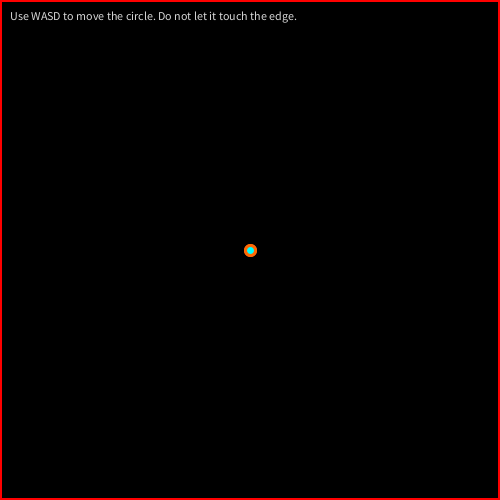
Frame 1 (no input)
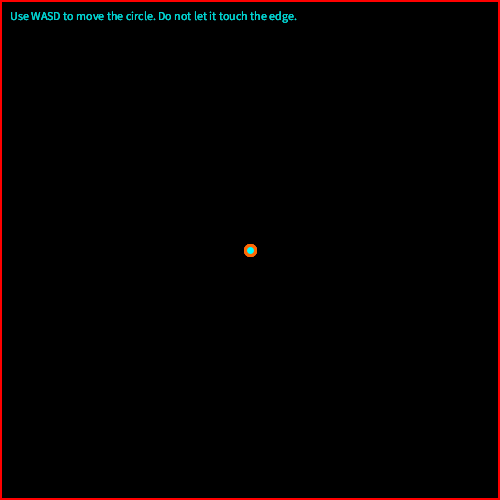
Frame 60 (the mouse pressed at the canvas centre just before this capture)
Frame 120 (the mouse held since frame 60 and released just before this capture): identical to frame 60, image omitted

The Processing sketch that drew these frames (run headless with seeded random() and noise(); from frame 60 on, the mouse is pressed at the canvas centre):

// Processing sketch: processing_70913
// ── processing_70913.pde

//SNAKE, Peter Harrington, CP1 mods 16/17 
int x=250;
int y=250;
void setup()
{
  size(500,500);
  background(0);
  frameRate(20);
}
void draw()
{
  text("Use WASD to move the circle. Do not let it touch the edge.",10,20);
  fill(0,0,0,40);
  stroke(255,0,0);
  strokeWeight(3);
  rect(0,0,499,499);
  stroke(255,104,3);
  fill(0,255,253);
  ellipse(x,y,10,10);
  if(x>0 && x<500 && y>0 && y<500)
  {
    Controls();
  }
}

void Controls()
{
  if (key=='w')
  {
    ellipse(x,y,10,10);
    y=y-10;
  }
  if (key=='s')
  {
    ellipse(x,y,10,10);
    y=y+10;
  }
  if (key=='a')
  {
    ellipse(x,y,10,10);
    x=x-10;
  }
  if (key=='d')
  {
    ellipse(x,y,10,10);
    x=x+10;
  }
  if(key!='w' && key!='a' && key!='s' && key!='d');
  {
    ellipse(x,y,10,10);
  }
}
